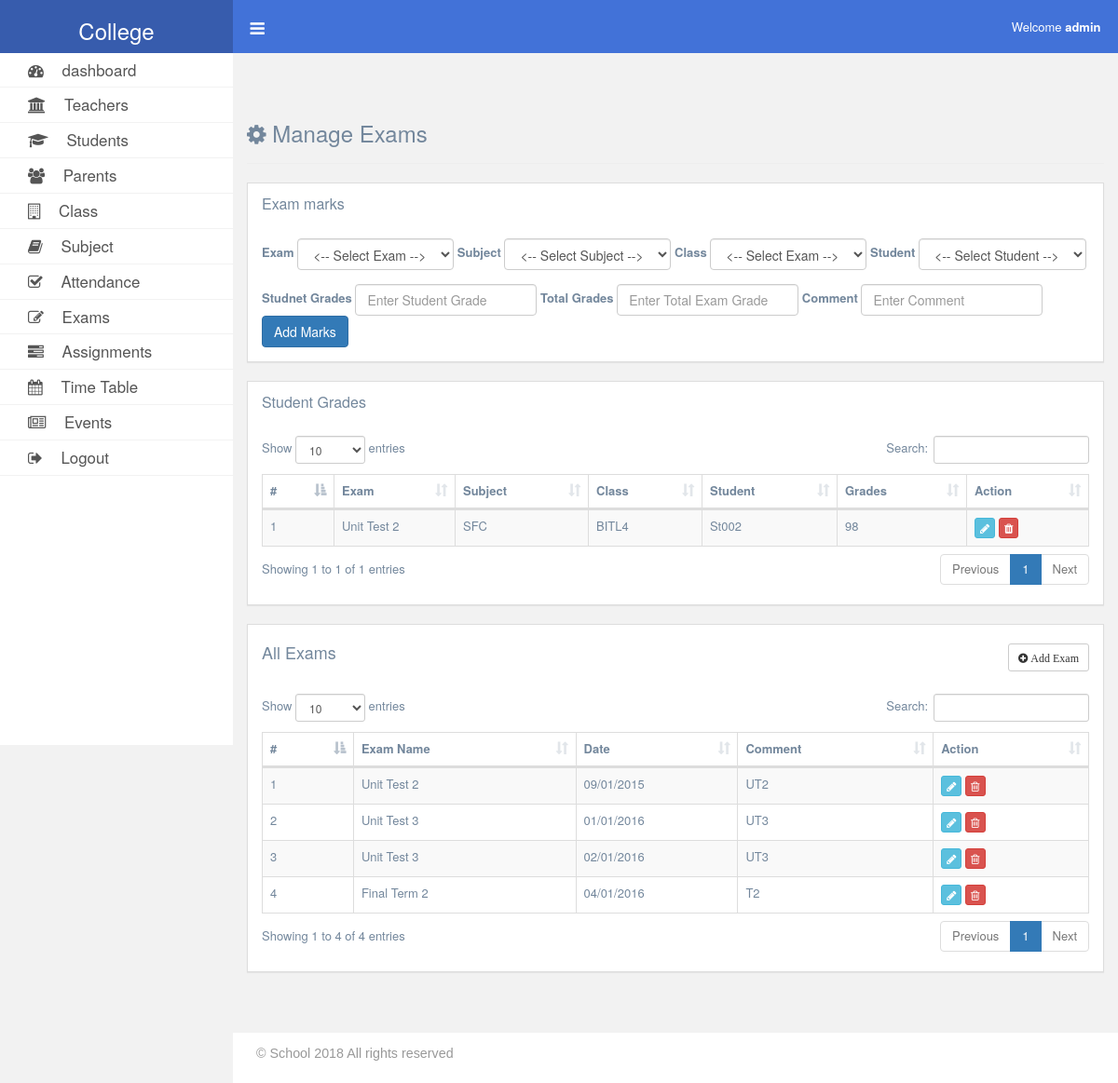
Screenshot of /admin/exams.php (signed in) with the database file from the repository.
### tables this page shows
CREATE TABLE IF NOT EXISTS `mark` (
`mark_id` int(11) NOT NULL,
  `student_id` varchar(60) NOT NULL,
  `class_code` varchar(60) NOT NULL,
  `subject_code` varchar(60) NOT NULL,
  `exam_id` int(11) NOT NULL,
  `mark` int(11) NOT NULL,
  `total_mark` int(11) NOT NULL,
  `comment` text NOT NULL
);

CREATE TABLE IF NOT EXISTS `exam` (
`id` int(11) NOT NULL,
  `name` longtext NOT NULL,
  `date` longtext NOT NULL,
  `comment` longtext NOT NULL
);

### admin/includes/functions.php (called while the page is built, shortened)
<?php
    function admin_login(){
        if(isset($_SESSION['admin_id']) && !empty($_SESSION['admin_id'])){
            return true;
        }else{
            return false;
        }
    }
    function getadminfield($db,$field){
        $id = $_SESSION['admin_id'];
        $stmt = $db->prepare("select * from admin where id=?");
        $stmt->bindParam(1,$id);
        $stmt->execute();
        $row = $stmt->fetch();
        $output = $row["{$field}"];
        return $output;
    }
    function simpleSelect($db , $table){
        $stmt=$db->prepare("SELECT * FROM $table");
        $stmt->execute();
        return $stmt;
    }
?>

### admin/exams.php (the view, shortened to what this page needs)
<?php
    require_once ('../config/database.php');
    require_once ('includes/functions.php');
    $counter=1;
    $counter2 = 1;
    $stmt4 = simpleSelect($db,'exam');
    $stmt6 = $db->prepare("SELECT * from mark m, exam e where e.id = m.exam_id");
    $stmt6->execute();
?>
<?php include ('includes/header.php'); ?>
    <div class="content">
        <div class="container-fluid">
            <div class="row">
                <div class="col-md-12">
                    <div class="page-header">
                        <h3> <i class="fa fa-cog animated rollIn"></i> Manage Exams</h3>
                    </div>
                </div>
            </div>
            <div class="row">
                <div class="col-md-12">
                    <div class="panel panel-default">
                        <div class="panel-heading">
                            <div class="panel-title">Exam marks</div>
                        </div>
                        <div class="panel-body">
                            <form id="addGrade_form" action="" class="form-inline">
                                <div class="form-group">
                                    <label for="exam">Exam</label>
                                    <select name="exam" id="exam" class="form-control">
                                        <option value=""><-- Select Exam --></option>
                                    </select>
                                </div>
                                <div class="form-group">
                                    <label for="subject">Subject</label>
                                    <select name="subject" id="subject" class="form-control">
                                        <option value=""><-- Select Subject --></option>
                                    </select>
                                </div>
                                <div class="form-group">
                                    <label for="class">Class</label>
                                    <select name="class" id="class" class="form-control">
                                        <option value=""><-- Select Exam --></option>
                                    </select>
                                </div>
                                <div class="form-group">
                                    <label for="student">Student</label>
                                    <select name="student" id="student" class="form-control">
                                        <option value=""><-- Select Student --></option>
                                    </select>
                                </div>
                                <div class="form-group">
                                    <label for="">Studnet Grades</label>
                                    <input type="text" name="grade" id="grade" class="form-control" placeholder="Enter Student Grade">
                                </div>
                                <div class="form-group">
                                    <label for="">Total Grades</label>
                                    <input type="text" name="total_grade" id="total_grade" class="form-control" placeholder="Enter Total Exam Grade">
                                </div>
                                <div class="form-group">
                                    <label for="">Comment</label>
                                    <input type="text" name="comment" id="comment" class="form-control" placeholder="Enter Comment">
                                </div>
                                <button type="submit" class="btn btn-primary">Add Marks</button>
                            </form>
                        </div>
                    </div>
                </div>
            </div>
            <div class="row">
                <div class="col-md-12">
                    <div class="panel panel-default">
                        <div class="panel-heading">
                            <div class="panel-title">Student Grades</div>
                        </div>
                        <div class="panel-body">
                            <div class="table-responsive">
                                <table id="dataTable" class="table table-striped table-bordered">
                                    <thead>
                                        <tr>
                                            <th>#</th>
                                            <th>Exam</th>
                                            <th>Subject</th>
                                            <th>Class</th>
                                            <th>Student</th>
                                            <th>Grades</th>
                                            <th>Action</th>
                                        </tr>
                                    </thead>
                                    <tbody>
                                        <?php while($row = $stmt6->fetch()) {?>
                                        <tr>
                                            <td><?= $counter2; ?></td>
                                            <td><?= $row['name']; ?></td>
                                            <td><?= $row['subject_code']; ?></td>
                                            <td><?= $row['class_code']; ?></td>
                                            <td><?= $row['student_id']; ?></td>
                                            <td><?= $row['mark']; ?></td>
                                            <td>
                                                <button class="btn btn-info btn-xs" data-id="<?= $row['mark_id']; ?>" data-toggle="modal" data-target="#editGrade"><i class="fa fa-pencil"></i></button>
                                                <button class="deletGrade btn btn-danger btn-xs" data-id="<?= $row['mark_id']; ?>"><i class="fa fa-trash"></i></button>
                                            </td>
                                        </tr>
                                        <?php $counter2 = $counter + 1; } ?>
                                    </tbody>
                                </table>
                            </div>
                        </div>
                    </div>
                </div>
            </div>
            <div class="row">
                <div class="col-md-12">
                    <div class="panel panel-default">
                        <div class="panel-heading">
                            <div class="panel-title">
                                <h4>All Exams
                                    <span class="pull-right"><button class="btn btn-default btn-sm" data-toggle="modal" data-target="#addexam" ><i class="fa fa-plus-circle"> Add Exam</i></button></span>
                                </h4>
                            </div>
                        </div>
                        <div class="panel-body">
                            <div class="table-responsive">
                                <table id="dataTable2" class="table table-striped table-bordered">
                                    <thead>
                                        <tr>
                                            <th>#</th>
                                            <th>Exam Name</th>
                                            <th>Date</th>
                                            <th>Comment</th>
                                            <th>Action</th>
                                        </tr>
                                    </thead>
                                    <tbody>
                                        <?php while($row = $stmt4->fetch()){?>
                                            <tr>
                                                <td><?= $counter ?></td>
                                                <td><?= $row['name']; ?></td>
                                                <td><?= $row['date']; ?></td>
                                                <td><?= $row['comment']; ?></td>
                                                <td>
                                                    <button class="btn btn-xs btn-info" data-id="<?= $row['id']; ?>" data-toggle="modal" data-target="#editexam">
                                                        <i class="fa fa-pencil"></i>
                                                    </button>
                                                    <button class="deleteExam btn btn-xs btn-danger" data-id="<?= $row['id']; ?>">
                                                        <i class="fa fa-trash-o"></i>
                                                    </button>
                                                </td>
                                            </tr>
                                        <?php $counter=$counter+1; } ?>
                                    </tbody>
                                </table>
                            </div>
                        </div>
                    </div>
                </div>
            </div>
        </div>
    </div>
<?php include ('includes/footer.php');

### admin/includes/header.php (shortened to what this page needs)
<?php
    require_once ('../config/database.php');
    require_once ('includes/functions.php');
?>
<!DOCTYPE html>
<html lang="en">
<head>
    <link rel="stylesheet" href="../css/bootstrap.css">
    <link rel="stylesheet" href="fonts/font-awesome/css/font-awesome.css">
    <link rel="stylesheet" type="text/css" href="../alertifyjs/css/alertify.css">
	<link rel="stylesheet" type="text/css" href="../alertifyjs/css/themes/default.css">
    <link rel="stylesheet" href="../css/animate.css">
    <link rel="stylesheet" href="css/default.css">
    <link rel="stylesheet" href="../css/dataTables.bootstrap.css">
    <link rel="stylesheet" href="../css/datatables.net-bs/css/dataTables.bootstrap.css">
    <link rel="stylesheet" href="../css/datatables.net-responsive/css/responsive.bootstrap.css">
    <link rel="stylesheet" href="../css/bootstrap-daterangepicker/daterangepicker.css">
</head>
<body>
    <div class="wrapper">
        <nav id="sidebar" class="hidden-xs">
            <div class="sidebar-header">
                <h3><a href="index.php">College</a></h3>
            </div>
            <ul class="unstyled-list components">
            <?php
                if(admin_login()){
                    echo'
                    <li><a href="index.php"> <i class="fa fa-dashboard"></i> <span style="margin-left:15px;"> dashboard</span></a></li>
                    <li><a href="teachers.php"><i class="fa fa-university"></i> <span style="margin-left:15px;"> Teachers</span></a></li>
                    <li><a href="students.php"><i class="fa fa-mortar-board"></i> <span style="margin-left:15px;">Students</span></a></li>
                    <li><a href="parents.php"><i class="fa fa-users"></i> <span style="margin-left:15px;"> Parents</span></a></li>
                    <li><a href="class.php"><i class="fa fa-building-o"></i> <span style="margin-left:15px;"> Class</span></a></li>
                    <li><a href="subject.php"><i class="fa fa-book"></i> <span style="margin-left:15px;"> Subject</span></a></li>
                    <li><a href="attendance.php"><i class="fa fa-check-square-o"></i> <span style="margin-left:15px;"> Attendance</span></a></li>
                    <li><a href="exams.php"><i class="fa fa-edit"></i> <span style="margin-left:15px;"> Exams</span></a></li>
                    <li><a href="assignment.php"><i class="fa fa-tasks"></i> <span style="margin-left:15px;"> Assignments</span></a></li>
                    <li><a href="timetable.php"><i class="fa fa-calendar"></i> <span style="margin-left:15px;"> Time Table</span></a></li>
                    <li><a href="events.php"><i class="fa fa-newspaper-o"></i> <span style="margin-left:15px;"> Events</span></a></li>
                    <li><a href="logout.php"><i class="fa fa-sign-out"></i> <span style="margin-left:15px;">Logout</span></a></li>';
                }else if(teacher_login()){
                    echo'
                    <li><a href="students.php"><i class="fa fa-mortar-board"></i> <span style="margin-left:15px;">Students</span></a></li>
                    <li><a href="parents.php"><i class="fa fa-users"></i> <span style="margin-left:15px;"> Parents</span></a></li>
                    <li><a href="attendance.php"><i class="fa fa-check-square-o"></i> <span style="margin-left:15px;"> Attendance</span></a></li>
                    <li><a href="exams.php"><i class="fa fa-edit"></i> <span style="margin-left:15px;"> Exams</span></a></li>
                    <li><a href="assignment.php"><i class="fa fa-tasks"></i> <span style="margin-left:15px;"> Assignments</span></a></li>
                    <li><a href="logout.php"><i class="fa fa-sign-out"></i> <span style="margin-left:15px;">Logout</span></a></li>';
                }else{
                    redirect_to('login.php');
                }
            ?>
            </ul>
        </nav>
        <div id="page-content">
            <nav class="navbar navbar-default hidden-xs">
                <div class="container-fluid">
                    <div class="navbar-header">
                        <a id="togglesidebar" class="navbar-brand">
                            <i class="fa fa-bars"></i>
                        </a>
                    </div>
                    <div>
                        <ul class="nav navbar-nav navbar-right">
                        <?php
                            if(admin_login()){
                                $name = getadminfield($db,'first_name');
                                echo '<li><a>Welcome <strong>'.$name.'</strong></a></li>';
                            }else if(teacher_login()){
                                $name = getTeacherfield($db,'first_name');
                                echo '<li><a>Welcome<strong> '.$name.'</strong></a></li>';
                            }
                        ?>
                        </ul>
                    </div>
                </div>
            </nav>

### rows the page displays
mark: exam.name "Unit Test 2", subject_code "SFC", class_code "BITL4", student "St002", mark "98"
exam: name "Unit Test 2", date "09/01/2015", comment "UT2"
exam: name "Unit Test 3", date "01/01/2016", comment "UT3"
exam: name "Unit Test 3", date "02/01/2016", comment "UT3"
exam: name "Final Term 2", date "04/01/2016", comment "T2"

### other values shown
$name "admin"
